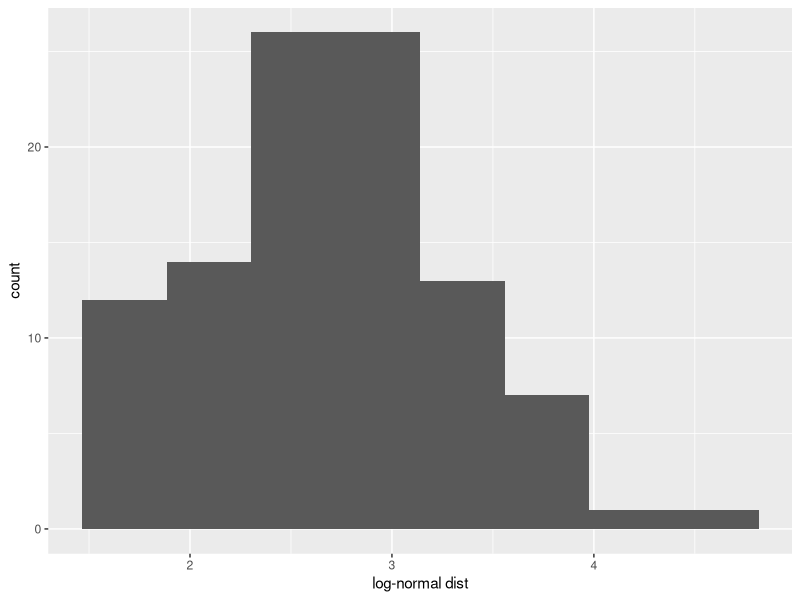
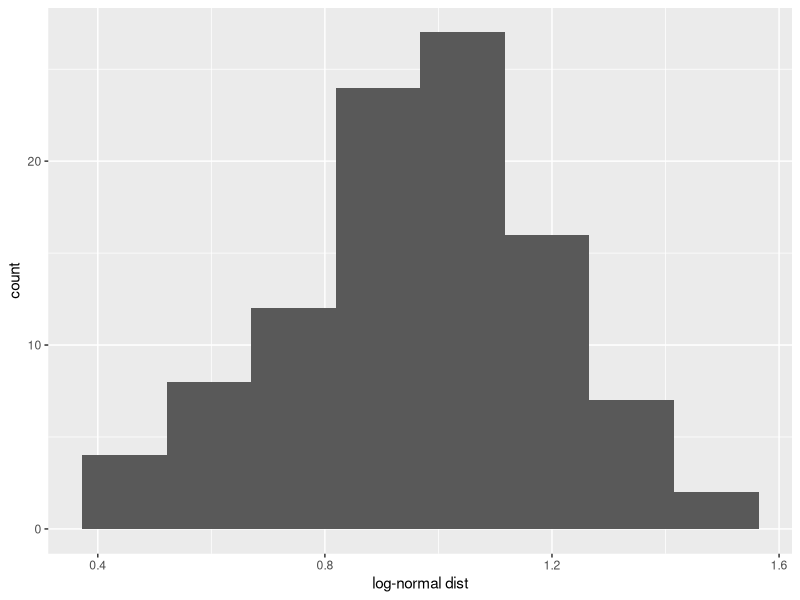

These charts were generated, in order, by the following R code:
## ---- chunk 1
knitr::opts_chunk$set(echo = TRUE)
## ---- chunk 2
library(ggplot2)
## ---- chunk 3
v_mean <- 1
v_sd <- 0.25
n <- 100
## ---- chunk 4
df <- data.frame(smp=stats::rlnorm(n, meanlog = v_mean, sdlog = v_sd))
## ---- chunk 5

ggplot2::ggplot(df, aes(x=smp)) +
  ggplot2::geom_histogram(bins=8) +
  ggplot2::xlab("log-normal dist")
## ---- chunk 6
ggplot2::ggplot(df, aes(x=log(smp))) +
  ggplot2::geom_histogram(bins = 8) +
  ggplot2::xlab("log-normal dist")
